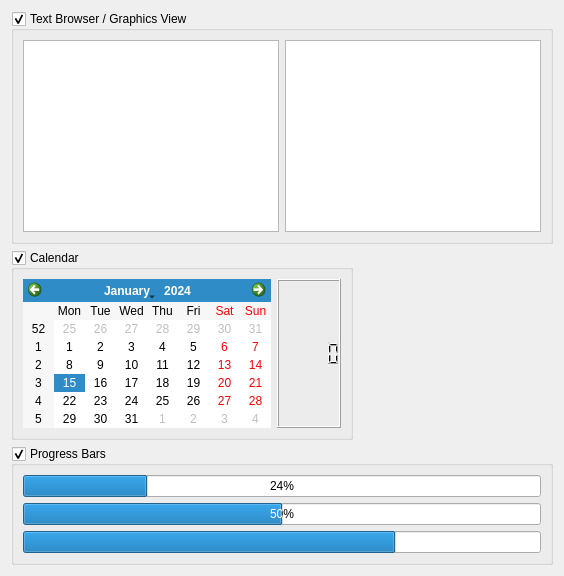
      <widget class="QWidget" name="tab_4">
       <attribute name="title">
        <string>Display Widgets</string>
       </attribute>
       <layout class="QVBoxLayout" name="verticalLayout_13">
        <item>
         <widget class="QGroupBox" name="groupBox_14">
          <property name="title">
           <string>Text Browser / Graphics View</string>
          </property>
          <property name="checkable">
           <bool>true</bool>
          </property>
          <layout class="QHBoxLayout" name="horizontalLayout_8">
           <item>
            <widget class="QTextBrowser" name="textBrowser"/>
           </item>
           <item>
            <widget class="QGraphicsView" name="graphicsView"/>
           </item>
          </layout>
         </widget>
        </item>
        <item>
         <widget class="QGroupBox" name="groupBox_15">
          <property name="sizePolicy">
           <sizepolicy hsizetype="Maximum" vsizetype="Preferred">
            <horstretch>0</horstretch>
            <verstretch>0</verstretch>
           </sizepolicy>
          </property>
          <property name="title">
           <string>Calendar</string>
          </property>
          <property name="checkable">
           <bool>true</bool>
          </property>
          <layout class="QHBoxLayout" name="horizontalLayout_9">
           <item>
            <widget class="QCalendarWidget" name="calendarWidget"/>
           </item>
           <item>
            <widget class="QLCDNumber" name="lcdNumber"/>
           </item>
          </layout>
         </widget>
        </item>
        <item>
         <widget class="QGroupBox" name="groupBox_16">
          <property name="title">
           <string>Progress Bars</string>
          </property>
          <property name="checkable">
           <bool>true</bool>
          </property>
          <layout class="QVBoxLayout" name="verticalLayout_12">
           <item>
            <widget class="QProgressBar" name="progressBar_2">
             <property name="value">
              <number>24</number>
             </property>
            </widget>
           </item>
           <item>
            <widget class="QProgressBar" name="progressBar">
             <property name="value">
              <number>50</number>
             </property>
             <property name="textVisible">
              <bool>true</bool>
             </property>
             <property name="orientation">
              <enum>Qt::Horizontal</enum>
             </property>
             <property name="invertedAppearance">
              <bool>false</bool>
             </property>
             <property name="textDirection">
              <enum>QProgressBar::TopToBottom</enum>
             </property>
            </widget>
           </item>
           <item>
            <widget class="QProgressBar" name="progressBar_3">
             <property name="value">
              <number>72</number>
             </property>
             <property name="textVisible">
              <bool>false</bool>
             </property>
             <property name="invertedAppearance">
              <bool>false</bool>
             </property>
            </widget>
           </item>
          </layout>
         </widget>
        </item>
       </layout>
      </widget>
